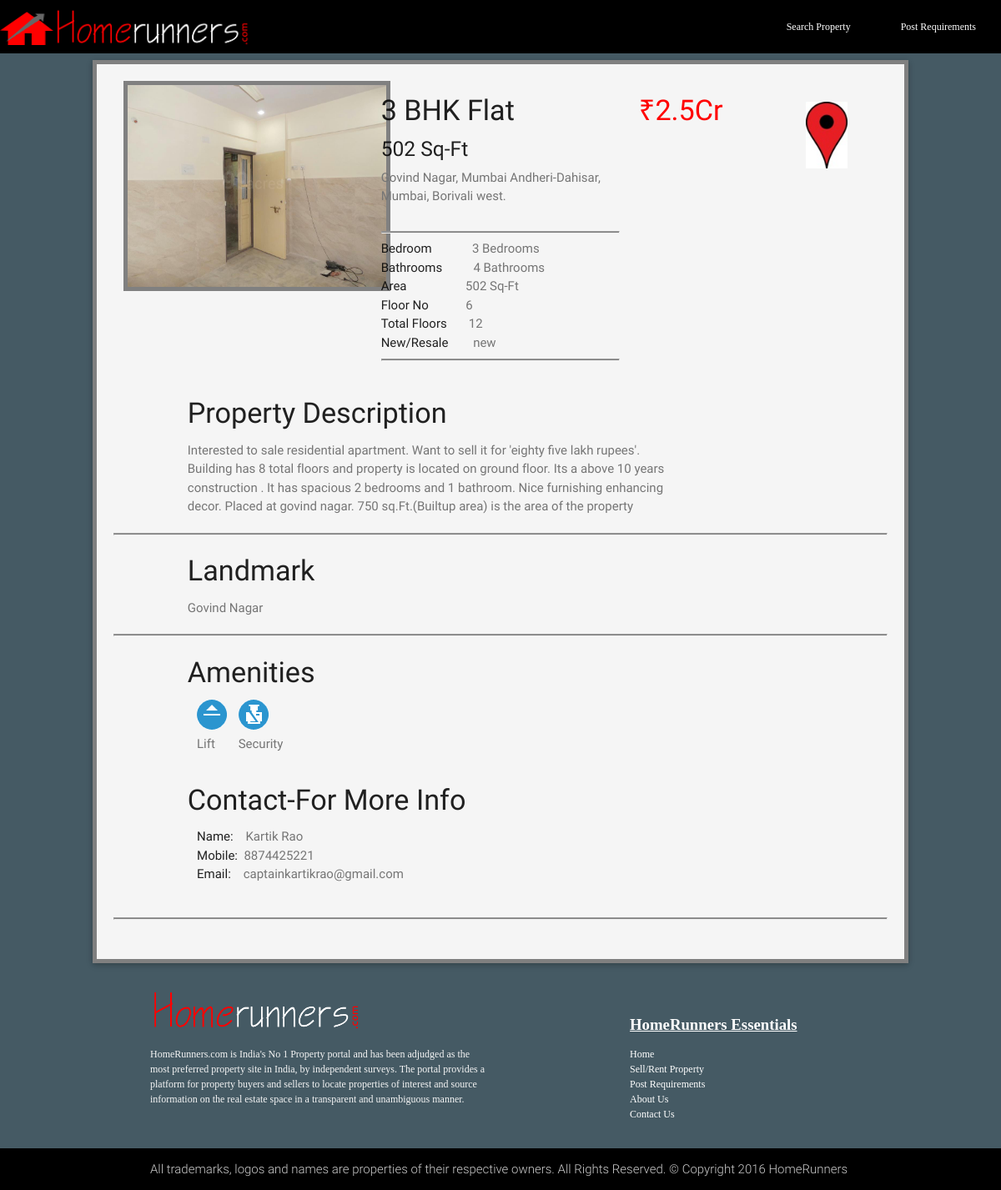
Page /singleprop.php on the committed database.
### tables this page shows
CREATE TABLE `image` (
  `img_id` int(11) NOT NULL,
  `prop_id` int(11) NOT NULL,
  `img_name` text NOT NULL
);

CREATE TABLE `post_add` (
  `id` int(11) NOT NULL,
  `name` text NOT NULL,
  `mobile_number` text NOT NULL,
  `email` text NOT NULL,
  `address` text NOT NULL,
  `street` text NOT NULL,
  `city` text NOT NULL,
  `locality` text NOT NULL,
  `state` text NOT NULL,
  `country` text NOT NULL,
  `zip_code` text NOT NULL,
  `full_address` text NOT NULL,
  `Bedrooms` int(11) NOT NULL,
  `Bathrooms` int(11) NOT NULL,
  `floor_no` int(11) NOT NULL,
  `total_floors` int(11) NOT NULL,
  `area` int(11) NOT NULL,
  `prop_type` text NOT NULL,
  `crore` int(11) NOT NULL,
  `lacs` int(11) NOT NULL,
  `total_budget` bigint(20) NOT NULL,
  `fixed_negotiable` text NOT NULL,
  `amenities` text NOT NULL,
  `description` text NOT NULL,
  `landmark` text NOT NULL
);

### singleprop1.php (called while the page is built, shortened)
<?php
        include "php/script/config.php";
$id = $_GET['id'];
$singlePropQry = "SELECT * from `post_add` WHERE `id` = '".$id."' ";
if(!$singlePropCheck = mysqli_query($con,$singlePropQry)){
            echo "".mysqli_error($con);
            mysqli_close($con);
            die("");
        }
        $getSingleProp = mysqli_fetch_assoc($singlePropCheck);
?>

### singleprop.php (the view, shortened to what this page needs)
<?php
include "singleprop1.php";
$prop_id = $_GET['id'];
include "php/script/config.php";
$imgQry = "SELECT * FROM image WHERE prop_id='".$prop_id."'";
if(!$imgCheckQry = mysqli_query($con,$imgQry)){
    echo "".mysqli_error($con);
    mysqli_close($con);
    die("");
}
$getImg = mysqli_fetch_assoc($imgCheckQry);
include "php/script/config.php";
$ameQry = "SELECT `amenities` from `post_add` WHERE `id` = '".$id."'";
if(!$ameCheckQry = mysqli_query($con,$ameQry)){
    echo "".mysqli_error($con);
    mysqli_close($con);
    die("");
}
$getAme = mysqli_fetch_assoc($ameCheckQry);
$amenitiesName = explode(",",$getAme['amenities']);
 $ameRow = count($amenitiesName)-1;
?>
<!DOCTYPE html>
<html>
<head>
    <link href="css/googlefonts.css" rel="stylesheet">
    <link type="text/css" rel="stylesheet" href="css/materialize.min.css"  media="screen,projection"/>
 </head>
<body>
    <?php include  "navbar3.php"; ?>
                <?php do {
    $imgName = $getImg['img_name'];
$target='uploads/'.$imgName.'.jpeg';
?>
<?php  } while($getImg = mysqli_fetch_assoc($imgCheckQry)) ?>
    <div class="row" style="margin-bottom: 0px;
">
        <div class="col s10 offset-s1 ">
           <div class="card  grey lighten-4 ">
           <div class="outline">
                <div class="card-content ">
                    <div class="row">
                        <div class="col s4">
                            <a class=" modal-trigger" href="#modal3">
                                <div class="blur pic">
                                    <img src="<?php echo $target;?>" alt="<?php echo $imgName?>" height="252" width="320" style="border:5px solid grey;">
                                </div>
                            </a>
                        </div>
                        <div class="col s4 ">
                            <p><h4><?php echo $getSingleProp['Bedrooms']." BHK Flat"; ?></h4></p>
                            <p><h5><?php echo $getSingleProp['area']." Sq-Ft"; ?></h5></p>
                            <p><span class="font1"><?php echo $getSingleProp['address']; ?></span></p><br>
                            <hr style="background-color: grey; height: 1px; ">
                            <p>Bedroom &nbsp&nbsp&nbsp&nbsp&nbsp&nbsp&nbsp&nbsp&nbsp&nbsp&nbsp <span class="font1"><?php
                            if($getSingleProp['Bedrooms']==1){
                             echo $getSingleProp['Bedrooms']." Bedroom";
                            }else
                            {
                                    echo $getSingleProp['Bedrooms']." Bedrooms";}?></span>  </p>
                            <p>Bathrooms &nbsp&nbsp&nbsp&nbsp&nbsp&nbsp&nbsp&nbsp&nbsp<span class="font1"><?php  if($getSingleProp['Bedrooms']==1){
                             echo $getSingleProp['Bathrooms']." Bedroom";
                            }else
                            {
                                    echo $getSingleProp['Bathrooms']." Bathrooms";}?></span>   </p>
                            <p>Area &nbsp&nbsp&nbsp&nbsp&nbsp&nbsp&nbsp&nbsp&nbsp&nbsp&nbsp&nbsp&nbsp&nbsp&nbsp&nbsp&nbsp <span class="font1"><?php echo $getSingleProp['area']." Sq-Ft"; ?></span>  </p>
                            <p>Floor No &nbsp&nbsp&nbsp&nbsp&nbsp&nbsp&nbsp&nbsp&nbsp&nbsp&nbsp<span class="font1"><?php echo $getSingleProp['floor_no']; ?></span>  </p>
                            <p>Total Floors &nbsp&nbsp&nbsp&nbsp&nbsp <span class="font1"><?php echo $getSingleProp['total_floors']; ?></span>  </p>
                            <p>New/Resale &nbsp&nbsp&nbsp&nbsp&nbsp&nbsp <span class="font1"><?php echo $getSingleProp['prop_type']; ?> </span> </p>
                            <hr style="background-color: grey; height: 1px; ">
                        </div>
                        <div class="col s2">
                            <p><h4 style="color:red;"> &#8377;<?php echo $getSingleProp['crore'].".".$getSingleProp['lacs']; ?>Cr</h4></p>
                        </div>
                          <div class="col s2">
                          <a href="gmap1.php?address=<?="".$getSingleProp['full_address'];?>"  style="color:red;"><div class="arrow bounce">
                            </div></a>
                        </div>
                    </div>
                    <div class="row">
                        <div class="col s8 offset-s1">
                            <h4>Property Description</h4>
                            <p><span class="font1"><?php echo $getSingleProp['description']; ?></span></p>
                        </div>
                    </div>
                    <hr style="background-color: grey; height: 1px; ">
                     <div class="row">
                        <div class="col s8 offset-s1">
                            <h4>Landmark</h4>
                            <p><span class="font1"><?php echo $getSingleProp['landmark']; ?></span></p>
                        </div>
                    </div>
                    <hr style="background-color: grey; height: 1px; ">
                    <div class="row">
                        <div class="col s8 offset-s1">
                            <h4>Amenities</h4>
                            <div class="row">
                            <?php
                            do {
                                    $target='images/'.$amenitiesName[$ameRow].'.gif';
                            ?>
                                <div class="col s1 ">
                                    <p><img src="<?php echo $target;?>"></p>
                                    <p><span class="font1"><?php echo $amenitiesName[$ameRow]; ?></span></p>
                                </div><?php  $ameRow--; } while(0 <= $ameRow) ?>
                        </div>
                    </div>
                    <div class="row">
                        <div class="col s8 offset-s1">
                            <h4>Contact-For More Info</h4>
                            <div class="row">
                                <div class="col s4">
                                    <p>Name:&nbsp&nbsp&nbsp&nbsp<span class="font1"><?php echo $getSingleProp['name']; ?></span></p>
                                    <p>Mobile:&nbsp&nbsp<span class="font1"><?php echo $getSingleProp['mobile_number']; ?></span></p>
                                    <p>Email:&nbsp&nbsp&nbsp&nbsp<span class="font1"><?php echo $getSingleProp['email']; ?></span></p>
                                </div>
                            </div>
                        </div>
                    </div>
                      <hr style="background-color: grey; height: 1px; ">
                </div>
            </div>
        </div>
    </div>
    </div>
    <?php include  "php/pages/footer.php"; ?>
</body>

### navbar3.php (shortened to what this page needs)
<!DOCTYPE html>
<html>
<head>
    <link href="css/googlefonts.css" rel="stylesheet">
    <link type="text/css" rel="stylesheet" href="css/materialize.min.css"  media="screen,projection"/>
</head>
	<body>
		<nav>
		    <div class="nav-wrapper black">
		     <a href="home1.php" class="brand-logo offset-s1"><img src="images/icon.png" height="40px " width="64px" style="vertical-align: middle;"><img src="images/logo.png" class="logo" style="width:240px; height: 56px;"></a>
		      <ul id="nav-mobile" class="right hide-on-med-and-down">
		        <li class="right_navbar"><a href="search_prop.php" class="font2">Search Property</a></li>
		        <li class="right_navbar"><a href="postreq.php" class="font2">Post Requirements</a></li>
		      </ul>
		    </div>
		</nav>
	</body>
</html>

### php/pages/footer.php (shortened to what this page needs)
<footer class="page-footer #455a64 blue-grey darken-2 fixed "  style="margin-top: 0;">
     <div class="container fixed ">
         <div class="row ">
             <div class="col s6 m6 l6">
                 <h5 class="white-text">
                     <a href="home1.php"><img src="images/logo.png"  class="logo"></a>
                 </h5>
                 <p class="grey-text text-lighten-4 font3">HomeRunners.com is India's No 1 Property portal and has been adjudged as the most preferred property site in India, by independent surveys. The portal provides a platform for property buyers and sellers to locate properties of interest and source information on the real estate space in a transparent and unambiguous manner.
                 </p>
             </div>
             <div class="col s4 m4 l4 offset-s2 offset-m2 offset-l2 "><br><br>
                 <div class="white-text font3" ><div style="font-size:1.25rem; font-weight:bold; font-weight:bold; text-decoration: underline;">HomeRunners Essentials</div>
                     <ul>
                       <li><a  href="home1.php" >Home</a></li>
                       <li><a  href="postad.php">Sell/Rent Property</a></li>
                       <li><a  href="postreq.php">Post Requirements</a></li>
                       <li><a  href="about_us.php">About Us</a></li>
                       <li><a  href="feedback.php">Contact Us</a></li>
                     </ul>
                 </div>
             </div>
          </div>
     </div>
     <div class="footer-copyright black">
         <div class="container">
             All trademarks, logos and names are properties of their respective owners. All Rights Reserved. &#169; Copyright 2016 HomeRunners Services Limited.
         </div>
     </div>
 </footer>

### singleprop.php (style rules this page uses)
.font1 { color:#757575; }
.blur img { -webkit-transition: all 1s ease; -moz-transition: all 1s ease; -o-transition: all 1s ease; -ms-transition: all 1s ease; transition: all 1s ease; }
.outline { border: 5px solid grey; }
body { background: black; }
.arrow { position: relative; bottom: -25px; left: 50%; margin-left: -20px; width: 50px; height: 80px; background-image: url(images/map.jpg); background-size: 50px 80px; }
.bounce { -moz-animation: bounce 2s infinite; -webkit-animation: bounce 2s infinite; animation: bounce 2s infinite; }

### navbar3.php (style rules this page uses)
.right_navbar a { display: flex; float: right; }
.right_navbar { margin: 0 1rem; transition:all ease .3s; }
.font2 { font-size: 0.8rem; font-family: cursive; }

### php/pages/footer.php (style rules this page uses)
a:link { color:white; }
.font3 { font-size: 0.8rem; font-family: cursive; }
.logo { height:4rem; vertical-align: middle; }

### rows in the picture
image: img_name (picture)
post_add: Bedrooms "3", area "502", address "Govind Nagar, Mumbai Andheri-Dahisar, Mumbai, Borivali west.", Bathrooms "4", floor_no "6", total_floors "12", prop_type "new", crore "2", lacs "5", description "Interested to sale residential apartment. Want to sell it for 'eighty five lakh rupees'. Building has 8 total floors and property is located on ground floor. Its a above 10 years construction . It has spacious 2 bedrooms and 1 bathroom. Nice furnishing enhancing decor. Placed at govind nagar. 750 sq.Ft.(Builtup area) is the area of the property", landmark "Govind Nagar", name "Kartik Rao", mobile_number "8874425221", email "captainkartikrao@gmail.com"

### other values in the picture
$amenitiesName[$ameRow] "Lift"
$amenitiesName[$ameRow] "Security"
